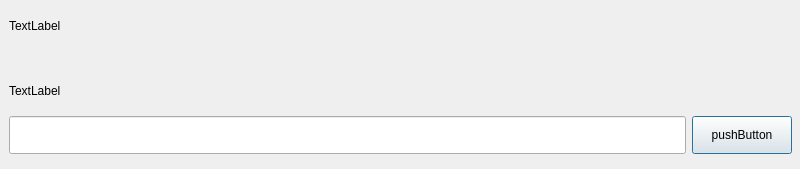
<?xml version="1.0" encoding="UTF-8"?>
<ui version="4.0">
 <class>DialogEditNotebook</class>
 <widget class="QDialog" name="DialogEditNotebook">
  <property name="geometry">
   <rect>
    <x>0</x>
    <y>0</y>
    <width>800</width>
    <height>169</height>
   </rect>
  </property>
  <property name="windowTitle">
   <string>Dialog</string>
  </property>
  <widget class="QWidget" name="dialogWidget" native="true">
   <property name="geometry">
    <rect>
     <x>0</x>
     <y>0</y>
     <width>801</width>
     <height>164</height>
    </rect>
   </property>
   <property name="sizePolicy">
    <sizepolicy hsizetype="Preferred" vsizetype="Expanding">
     <horstretch>0</horstretch>
     <verstretch>0</verstretch>
    </sizepolicy>
   </property>
   <layout class="QGridLayout" name="gridLayout">
    <item row="0" column="0">
     <widget class="QWidget" name="titleWidget" native="true">
      <property name="minimumSize">
       <size>
        <width>100</width>
        <height>40</height>
       </size>
      </property>
      <property name="maximumSize">
       <size>
        <width>16777215</width>
        <height>40</height>
       </size>
      </property>
      <layout class="QGridLayout" name="gridLayout_3">
       <item row="0" column="0">
        <widget class="QLabel" name="headlineLabel">
         <property name="text">
          <string>TextLabel</string>
         </property>
        </widget>
       </item>
      </layout>
     </widget>
    </item>
    <item row="1" column="0">
     <widget class="QWidget" name="editorWidget" native="true">
      <property name="minimumSize">
       <size>
        <width>0</width>
        <height>100</height>
       </size>
      </property>
      <property name="maximumSize">
       <size>
        <width>16777215</width>
        <height>90</height>
       </size>
      </property>
      <layout class="QGridLayout" name="gridLayout_2">
       <item row="2" column="0">
        <widget class="QLineEdit" name="notebookName_lineEdit">
         <property name="sizePolicy">
          <sizepolicy hsizetype="Preferred" vsizetype="Preferred">
           <horstretch>0</horstretch>
           <verstretch>0</verstretch>
          </sizepolicy>
         </property>
        </widget>
       </item>
       <item row="2" column="1">
        <widget class="QPushButton" name="saveChangesButton">
         <property name="sizePolicy">
          <sizepolicy hsizetype="Preferred" vsizetype="Preferred">
           <horstretch>0</horstretch>
           <verstretch>0</verstretch>
          </sizepolicy>
         </property>
         <property name="minimumSize">
          <size>
           <width>0</width>
           <height>0</height>
          </size>
         </property>
         <property name="maximumSize">
          <size>
           <width>100</width>
           <height>16777215</height>
          </size>
         </property>
         <property name="text">
          <string>pushButton</string>
         </property>
        </widget>
       </item>
       <item row="1" column="0" colspan="2">
        <widget class="QLabel" name="notebookNameLabel">
         <property name="sizePolicy">
          <sizepolicy hsizetype="Preferred" vsizetype="Preferred">
           <horstretch>0</horstretch>
           <verstretch>0</verstretch>
          </sizepolicy>
         </property>
         <property name="minimumSize">
          <size>
           <width>0</width>
           <height>10</height>
          </size>
         </property>
         <property name="maximumSize">
          <size>
           <width>16777215</width>
           <height>16777215</height>
          </size>
         </property>
         <property name="text">
          <string>TextLabel</string>
         </property>
        </widget>
       </item>
      </layout>
     </widget>
    </item>
   </layout>
  </widget>
 </widget>
 <resources/>
 <connections/>
</ui>
